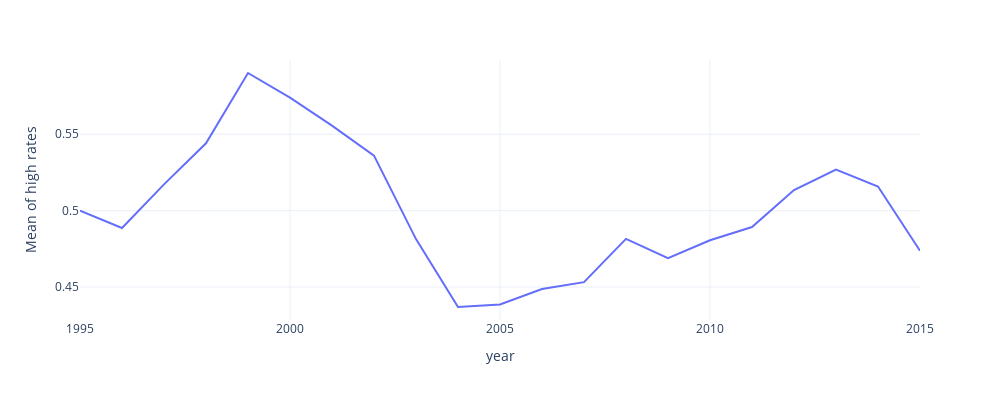

This figure's notebook cell:
### Code cell
fig = px.line(ratings_by_year, x='year', y='mean_rating', height=400,width = 1000,
labels={'mean_rating':'Mean of high rates'},
template=theme)
fig.update_traces(marker_color=k_colors[0])
fig.show()

### Figure 1 — Plotly figure (JSON) as saved in the notebook; plotly's stock layout.template omitted (floating-point values rounded to 4 significant figures)
{"data": [{"hovertemplate": "year=%{x}<br>Mean of high rates=%{y}<extra></extra>", "legendgroup": "", "line": {"color": "#636efa", "dash": "solid"}, "marker": {"color": "rgb(0,127,206)"}, "mode": "lines", "name": "", "orientation": "v", "showlegend": false, "type": "scatter", "x": [1995, 1996, 1997, 1998, 1999, 2000, 2001, 2002, 2003, 2004, 2005, 2006, 2007, 2008, 2009, 2010, 2011, 2012, 2013, 2014, 2015], "xaxis": "x", "y": [0.5, 0.4886, 0.5172, 0.5441, 0.5901, 0.574, 0.5557, 0.536, 0.4814, 0.4369, 0.4385, 0.4488, 0.4532, 0.4815, 0.4689, 0.4806, 0.4893, 0.5135, 0.5269, 0.5158, 0.4738], "yaxis": "y"}], "layout": {"height": 400, "legend": {"tracegroupgap": 0}, "margin": {"t": 60}, "width": 1000, "xaxis": {"anchor": "y", "domain": [0, 1], "title": {"text": "year"}}, "yaxis": {"anchor": "x", "domain": [0, 1], "title": {"text": "Mean of high rates"}}}}
